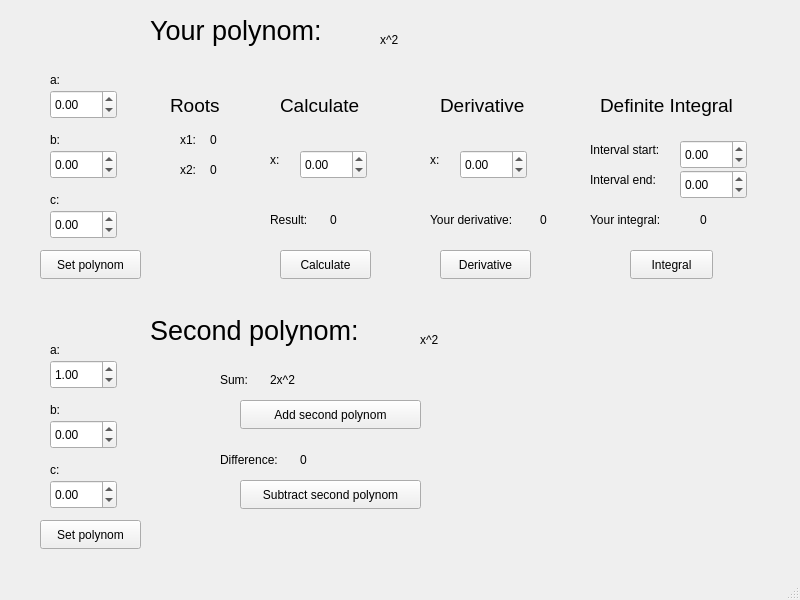
<?xml version="1.0" encoding="UTF-8"?>
<ui version="4.0">
 <class>Lab05</class>
 <widget class="QMainWindow" name="Lab05">
  <property name="geometry">
   <rect>
    <x>0</x>
    <y>0</y>
    <width>800</width>
    <height>600</height>
   </rect>
  </property>
  <property name="windowTitle">
   <string>Lab05_TNR</string>
  </property>
  <widget class="QWidget" name="centralwidget">
   <widget class="QLabel" name="label">
    <property name="geometry">
     <rect>
      <x>150</x>
      <y>10</y>
      <width>251</width>
      <height>41</height>
     </rect>
    </property>
    <property name="font">
     <font>
      <pointsize>20</pointsize>
     </font>
    </property>
    <property name="text">
     <string>Your polynom:</string>
    </property>
   </widget>
   <widget class="QDoubleSpinBox" name="aInput1_tnr">
    <property name="geometry">
     <rect>
      <x>50</x>
      <y>90</y>
      <width>67</width>
      <height>29</height>
     </rect>
    </property>
    <property name="minimum">
     <double>-99.000000000000000</double>
    </property>
   </widget>
   <widget class="QDoubleSpinBox" name="bInput1_tnr">
    <property name="geometry">
     <rect>
      <x>50</x>
      <y>150</y>
      <width>67</width>
      <height>29</height>
     </rect>
    </property>
    <property name="minimum">
     <double>-99.000000000000000</double>
    </property>
   </widget>
   <widget class="QDoubleSpinBox" name="cInput1_tnr">
    <property name="geometry">
     <rect>
      <x>50</x>
      <y>210</y>
      <width>67</width>
      <height>29</height>
     </rect>
    </property>
    <property name="minimum">
     <double>-99.000000000000000</double>
    </property>
   </widget>
   <widget class="QPushButton" name="setPolynom1Btn">
    <property name="geometry">
     <rect>
      <x>40</x>
      <y>250</y>
      <width>101</width>
      <height>29</height>
     </rect>
    </property>
    <property name="text">
     <string>Set polynom</string>
    </property>
   </widget>
   <widget class="QLabel" name="label_2">
    <property name="geometry">
     <rect>
      <x>50</x>
      <y>70</y>
      <width>63</width>
      <height>20</height>
     </rect>
    </property>
    <property name="text">
     <string>a:</string>
    </property>
   </widget>
   <widget class="QLabel" name="label_3">
    <property name="geometry">
     <rect>
      <x>50</x>
      <y>130</y>
      <width>63</width>
      <height>20</height>
     </rect>
    </property>
    <property name="text">
     <string>b:</string>
    </property>
   </widget>
   <widget class="QLabel" name="label_4">
    <property name="geometry">
     <rect>
      <x>50</x>
      <y>190</y>
      <width>63</width>
      <height>20</height>
     </rect>
    </property>
    <property name="text">
     <string>c:</string>
    </property>
   </widget>
   <widget class="QPushButton" name="derivativeBtn">
    <property name="geometry">
     <rect>
      <x>440</x>
      <y>250</y>
      <width>91</width>
      <height>29</height>
     </rect>
    </property>
    <property name="text">
     <string>Derivative</string>
    </property>
   </widget>
   <widget class="QPushButton" name="integralBtn">
    <property name="geometry">
     <rect>
      <x>630</x>
      <y>250</y>
      <width>83</width>
      <height>29</height>
     </rect>
    </property>
    <property name="text">
     <string>Integral</string>
    </property>
   </widget>
   <widget class="QLabel" name="label_5">
    <property name="geometry">
     <rect>
      <x>180</x>
      <y>130</y>
      <width>63</width>
      <height>20</height>
     </rect>
    </property>
    <property name="text">
     <string>x1:</string>
    </property>
   </widget>
   <widget class="QLabel" name="x1">
    <property name="geometry">
     <rect>
      <x>210</x>
      <y>130</y>
      <width>63</width>
      <height>20</height>
     </rect>
    </property>
    <property name="text">
     <string>0</string>
    </property>
   </widget>
   <widget class="QLabel" name="label_7">
    <property name="geometry">
     <rect>
      <x>180</x>
      <y>160</y>
      <width>63</width>
      <height>20</height>
     </rect>
    </property>
    <property name="text">
     <string>x2:</string>
    </property>
   </widget>
   <widget class="QLabel" name="x2">
    <property name="geometry">
     <rect>
      <x>210</x>
      <y>160</y>
      <width>63</width>
      <height>20</height>
     </rect>
    </property>
    <property name="text">
     <string>0</string>
    </property>
   </widget>
   <widget class="QLabel" name="label_9">
    <property name="geometry">
     <rect>
      <x>430</x>
      <y>210</y>
      <width>101</width>
      <height>20</height>
     </rect>
    </property>
    <property name="text">
     <string>Your derivative:</string>
    </property>
   </widget>
   <widget class="QLabel" name="derivativeRes_tnr">
    <property name="geometry">
     <rect>
      <x>540</x>
      <y>210</y>
      <width>63</width>
      <height>20</height>
     </rect>
    </property>
    <property name="text">
     <string>0</string>
    </property>
    <property name="alignment">
     <set>Qt::AlignLeading|Qt::AlignLeft|Qt::AlignVCenter</set>
    </property>
   </widget>
   <widget class="QDoubleSpinBox" name="derivativeX_tnr">
    <property name="geometry">
     <rect>
      <x>460</x>
      <y>150</y>
      <width>67</width>
      <height>29</height>
     </rect>
    </property>
    <property name="minimum">
     <double>-99.000000000000000</double>
    </property>
   </widget>
   <widget class="QLabel" name="label_11">
    <property name="geometry">
     <rect>
      <x>430</x>
      <y>150</y>
      <width>63</width>
      <height>20</height>
     </rect>
    </property>
    <property name="text">
     <string>x:</string>
    </property>
   </widget>
   <widget class="QLabel" name="label_12">
    <property name="geometry">
     <rect>
      <x>170</x>
      <y>90</y>
      <width>61</width>
      <height>31</height>
     </rect>
    </property>
    <property name="font">
     <font>
      <pointsize>14</pointsize>
     </font>
    </property>
    <property name="text">
     <string>Roots</string>
    </property>
   </widget>
   <widget class="QLabel" name="label_13">
    <property name="geometry">
     <rect>
      <x>440</x>
      <y>90</y>
      <width>111</width>
      <height>31</height>
     </rect>
    </property>
    <property name="font">
     <font>
      <pointsize>14</pointsize>
     </font>
    </property>
    <property name="text">
     <string>Derivative</string>
    </property>
   </widget>
   <widget class="QLabel" name="label_14">
    <property name="geometry">
     <rect>
      <x>590</x>
      <y>210</y>
      <width>101</width>
      <height>20</height>
     </rect>
    </property>
    <property name="text">
     <string>Your integral:</string>
    </property>
   </widget>
   <widget class="QLabel" name="integralRes_tnr">
    <property name="geometry">
     <rect>
      <x>700</x>
      <y>210</y>
      <width>63</width>
      <height>20</height>
     </rect>
    </property>
    <property name="text">
     <string>0</string>
    </property>
    <property name="alignment">
     <set>Qt::AlignLeading|Qt::AlignLeft|Qt::AlignVCenter</set>
    </property>
   </widget>
   <widget class="QLabel" name="label_16">
    <property name="geometry">
     <rect>
      <x>600</x>
      <y>90</y>
      <width>171</width>
      <height>31</height>
     </rect>
    </property>
    <property name="font">
     <font>
      <pointsize>14</pointsize>
     </font>
    </property>
    <property name="text">
     <string>Definite Integral</string>
    </property>
   </widget>
   <widget class="QLabel" name="label_17">
    <property name="geometry">
     <rect>
      <x>590</x>
      <y>140</y>
      <width>111</width>
      <height>20</height>
     </rect>
    </property>
    <property name="text">
     <string>Interval start:</string>
    </property>
   </widget>
   <widget class="QDoubleSpinBox" name="intervalStart_tnr">
    <property name="geometry">
     <rect>
      <x>680</x>
      <y>140</y>
      <width>67</width>
      <height>29</height>
     </rect>
    </property>
    <property name="minimum">
     <double>-99.000000000000000</double>
    </property>
   </widget>
   <widget class="QDoubleSpinBox" name="intervalEnd_tnr">
    <property name="geometry">
     <rect>
      <x>680</x>
      <y>170</y>
      <width>67</width>
      <height>29</height>
     </rect>
    </property>
    <property name="minimum">
     <double>-99.000000000000000</double>
    </property>
   </widget>
   <widget class="QLabel" name="label_18">
    <property name="geometry">
     <rect>
      <x>590</x>
      <y>170</y>
      <width>111</width>
      <height>20</height>
     </rect>
    </property>
    <property name="text">
     <string>Interval end:</string>
    </property>
   </widget>
   <widget class="QLabel" name="label_19">
    <property name="geometry">
     <rect>
      <x>150</x>
      <y>310</y>
      <width>261</width>
      <height>41</height>
     </rect>
    </property>
    <property name="font">
     <font>
      <pointsize>20</pointsize>
     </font>
    </property>
    <property name="text">
     <string>Second polynom:</string>
    </property>
   </widget>
   <widget class="QLabel" name="label_20">
    <property name="geometry">
     <rect>
      <x>50</x>
      <y>340</y>
      <width>63</width>
      <height>20</height>
     </rect>
    </property>
    <property name="text">
     <string>a:</string>
    </property>
   </widget>
   <widget class="QDoubleSpinBox" name="bInput2_tnr">
    <property name="geometry">
     <rect>
      <x>50</x>
      <y>420</y>
      <width>67</width>
      <height>29</height>
     </rect>
    </property>
    <property name="minimum">
     <double>-99.000000000000000</double>
    </property>
   </widget>
   <widget class="QDoubleSpinBox" name="cInput2_tnr">
    <property name="geometry">
     <rect>
      <x>50</x>
      <y>480</y>
      <width>67</width>
      <height>29</height>
     </rect>
    </property>
    <property name="minimum">
     <double>-99.000000000000000</double>
    </property>
   </widget>
   <widget class="QLabel" name="label_21">
    <property name="geometry">
     <rect>
      <x>50</x>
      <y>460</y>
      <width>63</width>
      <height>20</height>
     </rect>
    </property>
    <property name="text">
     <string>c:</string>
    </property>
   </widget>
   <widget class="QDoubleSpinBox" name="aInput2_tnr">
    <property name="geometry">
     <rect>
      <x>50</x>
      <y>360</y>
      <width>67</width>
      <height>29</height>
     </rect>
    </property>
    <property name="minimum">
     <double>-99.000000000000000</double>
    </property>
    <property name="value">
     <double>1.000000000000000</double>
    </property>
   </widget>
   <widget class="QLabel" name="label_22">
    <property name="geometry">
     <rect>
      <x>50</x>
      <y>400</y>
      <width>63</width>
      <height>20</height>
     </rect>
    </property>
    <property name="text">
     <string>b:</string>
    </property>
   </widget>
   <widget class="QPushButton" name="setPolynom2Btn">
    <property name="geometry">
     <rect>
      <x>40</x>
      <y>520</y>
      <width>101</width>
      <height>29</height>
     </rect>
    </property>
    <property name="text">
     <string>Set polynom</string>
    </property>
   </widget>
   <widget class="QLabel" name="label_23">
    <property name="geometry">
     <rect>
      <x>220</x>
      <y>370</y>
      <width>63</width>
      <height>20</height>
     </rect>
    </property>
    <property name="text">
     <string>Sum:</string>
    </property>
   </widget>
   <widget class="QLabel" name="label_24">
    <property name="geometry">
     <rect>
      <x>220</x>
      <y>450</y>
      <width>81</width>
      <height>20</height>
     </rect>
    </property>
    <property name="text">
     <string>Difference:</string>
    </property>
   </widget>
   <widget class="QPushButton" name="addBtn">
    <property name="geometry">
     <rect>
      <x>240</x>
      <y>400</y>
      <width>181</width>
      <height>29</height>
     </rect>
    </property>
    <property name="text">
     <string>Add second polynom</string>
    </property>
   </widget>
   <widget class="QPushButton" name="subtractBtn">
    <property name="geometry">
     <rect>
      <x>240</x>
      <y>480</y>
      <width>181</width>
      <height>29</height>
     </rect>
    </property>
    <property name="text">
     <string>Subtract second polynom</string>
    </property>
   </widget>
   <widget class="QLabel" name="sumRes_tnr">
    <property name="geometry">
     <rect>
      <x>270</x>
      <y>370</y>
      <width>63</width>
      <height>20</height>
     </rect>
    </property>
    <property name="text">
     <string>2x^2</string>
    </property>
   </widget>
   <widget class="QLabel" name="difRes_tnr">
    <property name="geometry">
     <rect>
      <x>300</x>
      <y>450</y>
      <width>63</width>
      <height>20</height>
     </rect>
    </property>
    <property name="text">
     <string>0</string>
    </property>
   </widget>
   <widget class="QLabel" name="polynom1">
    <property name="geometry">
     <rect>
      <x>380</x>
      <y>30</y>
      <width>161</width>
      <height>20</height>
     </rect>
    </property>
    <property name="text">
     <string>x^2</string>
    </property>
   </widget>
   <widget class="QLabel" name="polynom2">
    <property name="geometry">
     <rect>
      <x>420</x>
      <y>330</y>
      <width>121</width>
      <height>20</height>
     </rect>
    </property>
    <property name="text">
     <string>x^2</string>
    </property>
   </widget>
   <widget class="QLabel" name="label_25">
    <property name="geometry">
     <rect>
      <x>280</x>
      <y>90</y>
      <width>111</width>
      <height>31</height>
     </rect>
    </property>
    <property name="font">
     <font>
      <pointsize>14</pointsize>
     </font>
    </property>
    <property name="text">
     <string>Calculate</string>
    </property>
   </widget>
   <widget class="QLabel" name="label_10">
    <property name="geometry">
     <rect>
      <x>270</x>
      <y>210</y>
      <width>101</width>
      <height>20</height>
     </rect>
    </property>
    <property name="text">
     <string>Result:</string>
    </property>
   </widget>
   <widget class="QLabel" name="label_26">
    <property name="geometry">
     <rect>
      <x>270</x>
      <y>150</y>
      <width>63</width>
      <height>20</height>
     </rect>
    </property>
    <property name="text">
     <string>x:</string>
    </property>
   </widget>
   <widget class="QPushButton" name="calculateBtn">
    <property name="geometry">
     <rect>
      <x>280</x>
      <y>250</y>
      <width>91</width>
      <height>29</height>
     </rect>
    </property>
    <property name="text">
     <string>Calculate</string>
    </property>
   </widget>
   <widget class="QDoubleSpinBox" name="calculateX_tnr">
    <property name="geometry">
     <rect>
      <x>300</x>
      <y>150</y>
      <width>67</width>
      <height>29</height>
     </rect>
    </property>
    <property name="minimum">
     <double>-99.000000000000000</double>
    </property>
   </widget>
   <widget class="QLabel" name="calcRes_tnr">
    <property name="geometry">
     <rect>
      <x>330</x>
      <y>210</y>
      <width>63</width>
      <height>20</height>
     </rect>
    </property>
    <property name="text">
     <string>0</string>
    </property>
   </widget>
  </widget>
  <widget class="QMenuBar" name="menubar">
   <property name="geometry">
    <rect>
     <x>0</x>
     <y>0</y>
     <width>800</width>
     <height>25</height>
    </rect>
   </property>
  </widget>
  <widget class="QStatusBar" name="statusbar"/>
 </widget>
 <resources/>
 <connections/>
</ui>
